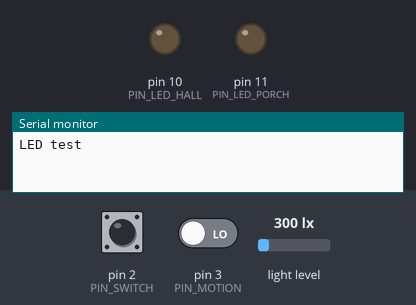
Bench run of a sketch on a simulated Arduino Uno, built with avr-gcc and run on an emulated ATmega328P. On the bench: output pins drawn as LEDs (lit = HIGH), the last lines printed to the serial monitor. The test bench sets the inputs (shaded band); at power-on: pin 2 (PIN_SWITCH) LOW, pin 3 (PIN_MOTION) LOW, light level 300 lx.

Above: at 2.7 s.
2.8 s: pin 2 (PIN_SWITCH) pulled HIGH for 0.25 s
At 4.0 s:
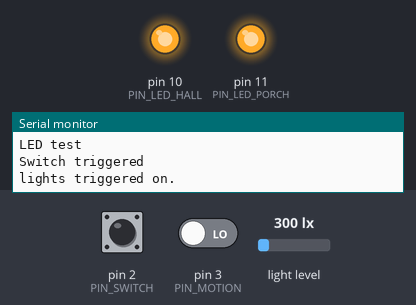
6.0 s: pin 2 (PIN_SWITCH) pulled HIGH for 1 s
At 6.3 s:
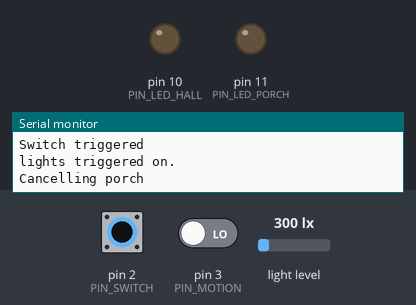
8.5 s: pin 2 (PIN_SWITCH) pulled HIGH for 0.25 s
At 10.0 s:
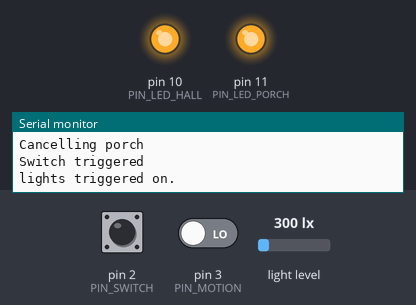
11.7 s: pin 2 (PIN_SWITCH) pulled HIGH for 3.2 s
At 12.2 s:
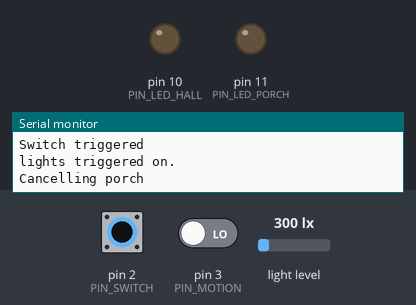
16.4 s: pin 3 (PIN_MOTION) driven HIGH
18.4 s: light level set to 55 lx
19.9 s: light level set to 47 lx
At 24.1 s:
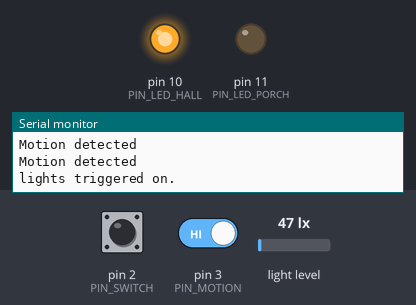
Timing chart, 0 to 24.4 s (numbered marks = the images above; inputs shaded):
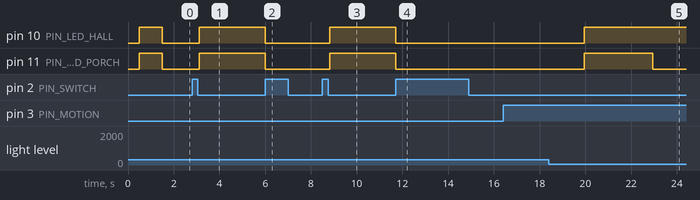

The sketch:

Task4.1Interrupts.ino
```cpp
#include <BH1750.h>
#include <Wire.h>
const int PIN_MOTION =3;
const int PIN_SWITCH = 2;
const int PIN_LED_PORCH = 11;
const int PIN_LED_HALL = 10;

const unsigned long duration_porch = 3000;
const unsigned long duration_hall = 3000;
const float lightThreshold = 50;

volatile bool lightsOnMotion = 0;
volatile bool lightsOnSwitch = 0;
volatile bool cancelLights = 0;
volatile unsigned long switchPressTime = 0;
volatile bool switchPressed = 0;


BH1750 lightMeter;

void triggerOnMotion() {
  lightsOnMotion = true;
}

void triggerOnSwitch() {
  switchPressed = true;
  switchPressTime = millis();
}

void TriggerLed() {
  cancelLights = false;
  digitalWrite(PIN_LED_PORCH, HIGH);
  digitalWrite(PIN_LED_HALL, HIGH);
  Serial.println("lights triggered on.");

  for (unsigned long i = 0; i < duration_porch; i += 50) {
    // Check switch press directly inside loop
    if (switchPressed) {
      Serial.println("Cancelling porch");
      switchPressed = false;
      digitalWrite(PIN_LED_PORCH, LOW);
      digitalWrite(PIN_LED_HALL, LOW);
      lightsOnMotion = false;
      lightsOnSwitch = false;
      return;
    }
    delay(50);
  }

  digitalWrite(PIN_LED_PORCH, LOW);

  for (unsigned long i = 0; i < duration_hall; i += 50) {
    // Check switch press directly inside loop
    if (switchPressed) {
      Serial.println("Cancelling hall");
      switchPressed = false;
      digitalWrite(PIN_LED_HALL, LOW);
      lightsOnMotion = false;
      lightsOnSwitch = false;
      return;
    }
    delay(50);
  }

  digitalWrite(PIN_LED_HALL, LOW);
  Serial.println("Timer done. Lights off.");
  lightsOnMotion = false;
  lightsOnSwitch = false;

}


void setup() {
  // put your setup code here, to run once:
  Serial.begin(9600);
  Wire.begin();
  pinMode(PIN_SWITCH, INPUT);
  pinMode(PIN_MOTION, INPUT);
  pinMode(PIN_LED_PORCH, OUTPUT);
  pinMode(PIN_LED_HALL, OUTPUT);

  while (!lightMeter.begin()) {
    Serial.println("BH1750 not found !");
    delay(1000);
  }
  delay(500);
  //interrupts
  attachInterrupt(digitalPinToInterrupt(PIN_MOTION), triggerOnMotion, RISING);
  attachInterrupt(digitalPinToInterrupt(PIN_SWITCH), triggerOnSwitch, RISING);

  Serial.println("LED test");
  digitalWrite(PIN_LED_PORCH, HIGH);
  digitalWrite(PIN_LED_HALL, HIGH);
  delay(1000);
  digitalWrite(PIN_LED_PORCH, LOW);
  digitalWrite(PIN_LED_HALL, LOW);

}


void loop() {

  if (switchPressed && (millis() - switchPressTime > 200)) {
    switchPressed = false;
    Serial.println("Switch triggered");

    if (lightsOnMotion || lightsOnSwitch) {
      cancelLights = true;
      lightsOnMotion = false;
      lightsOnSwitch = false;
    } else {
      lightsOnSwitch = true;
      cancelLights = false;
    }
  }

  if (lightsOnMotion) {
    Serial.println("Motion detected");
  }

  // Interrupts interferring with light read
  noInterrupts();
  float lux = lightMeter.readLightLevel();
  interrupts();
  // Delay to stop sensor getting overwhelmed
  if (lux < 0) {
    lightMeter.begin(BH1750::CONTINUOUS_HIGH_RES_MODE);
    delay(500);
    return;
  }

  bool isDark = lux < lightThreshold;
  // Serial.print("Light: ");
  // Serial.print(lux);
  // Serial.println(" lx");
  // Serial.print("Is it Dark? ");
  // Serial.println(isDark);

  if (lightsOnSwitch || (isDark && lightsOnMotion)) {
    TriggerLed();
  }
  delay(200);  // Give BH1750 time between reads
}
```

Measured:
- the behaviour switches between 51 and 50 lx on light level (found by bisection; images 4 and 5)
- after the input at 2.8 s, pin 10 (PIN_LED_HALL), pin 11 (PIN_LED_PORCH): LOW → HIGH after 0.31 s
- after the input at 6.0 s, pin 10 (PIN_LED_HALL): HIGH → LOW at once
- after the input at 8.5 s, pin 10 (PIN_LED_HALL), pin 11 (PIN_LED_PORCH): LOW → HIGH after 0.32 s
- after the input at 11.7 s, pin 10 (PIN_LED_HALL): HIGH → LOW after 0.02 s instead of 3.1 s
- after the input at 19.9 s, pin 10 (PIN_LED_HALL): LOW → HIGH after 0.05 s; pin 11 (PIN_LED_PORCH): LOW → HIGH after 0.05 s, → LOW 3.0 s later
